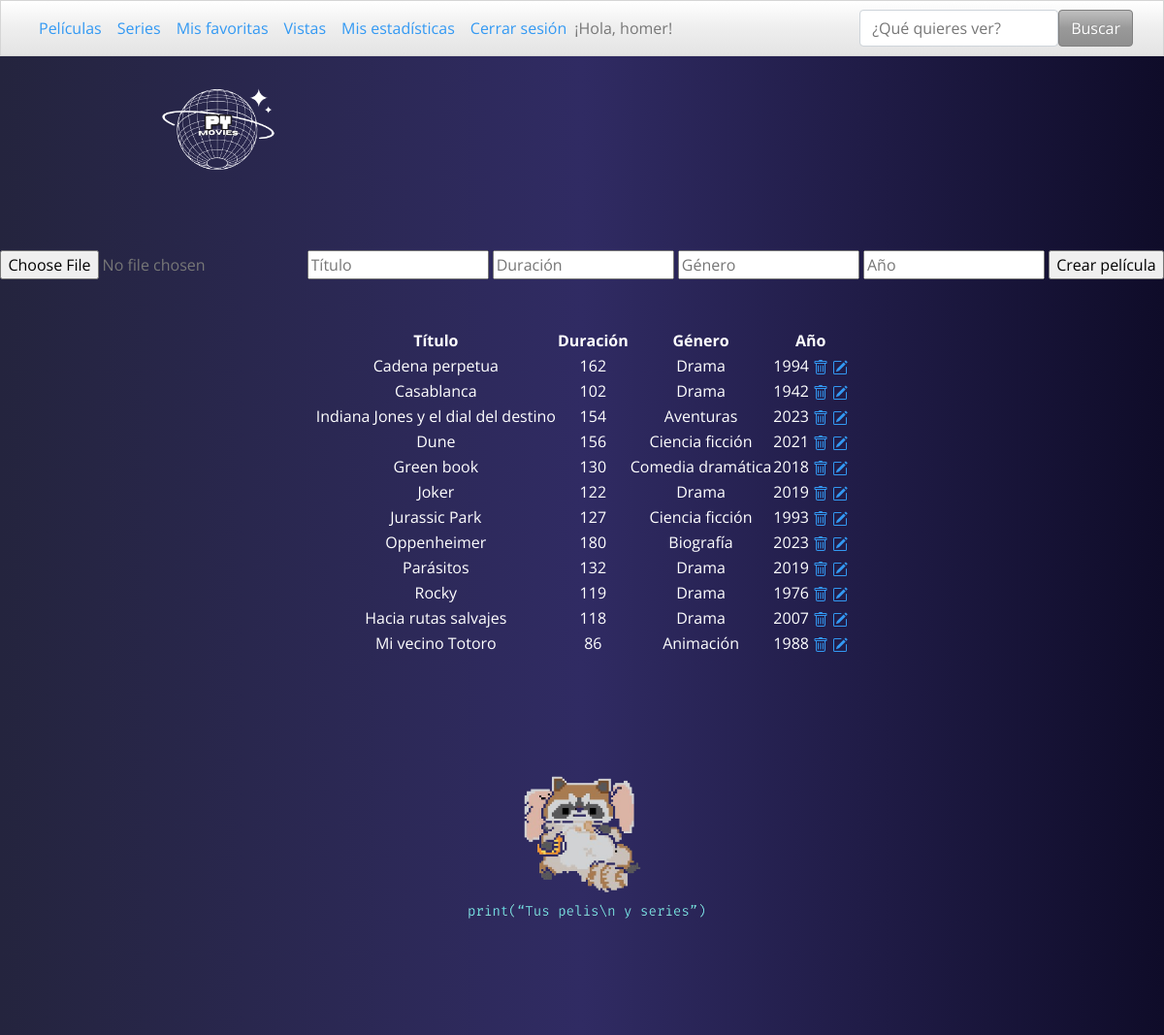
Page /gestion_peliculas (signed in) on the committed database.
### app.py (models this page shows)
class IdUsuario(UserMixin, db.Model):
    id = db.Column(db.Integer, primary_key=True)
    username = db.Column(db.String(150), unique=True, nullable=False)
    password = db.Column(db.String(150), nullable=False)
    favoritas = db.relationship('PeliculaFavorita', backref='IdUsuario', lazy=True)

class Pelicula(db.Model):
    id = db.Column(db.Integer, primary_key=True)
    img = db.Column(db.String, nullable=False)
    nombre_img = db.Column(db.String, nullable=False)
    mimetype = db.Column(db.String, nullable=False)
    titulo = db.Column(db.String, nullable=False)
    duracion = db.Column(db.Integer, nullable=False)
    genero = db.Column(db.String, nullable=False)
    anio = db.Column(db.Integer, nullable=False)
    favoritas = db.relationship('PeliculaFavorita', backref='Pelicula', lazy=True)
    vistas = db.relationship('PeliculaVista', backref='Pelicula', lazy=True)

### app.py (the view, shortened to what this page needs)
@app.route('/gestion_peliculas', methods=['POST', 'GET'])
@login_required
def gestion_peliculas():
    peliculas = Pelicula.query.all()
    return render_template('gestion-peliculas.html', peliculas=peliculas)

### app.py (called while the page is built)
@login_manager.user_loader
def load_user(id_usuario):
    return IdUsuario.query.get(int(id_usuario))

### templates/gestion-peliculas.html (shortened to what this page needs)
{% extends "contents.html" %}
{%block content %}
                    <form class="text-center" action="{{url_for('gestion_peliculas') }}"
                    style="margin-top: 50px" method='POST' enctype='multipart/form-data'>
                        <input type="file" name="imagen"/>
                        <input type="text" name="titulo" placeholder="Título"/>
                        <input type="text" name="duracion" placeholder="Duración"/>
                        <input type="text"  name="genero" placeholder="Género"/>
                        <input type="text"  name="anio" placeholder="Año"/>
                        <input type="submit" value="Crear película"/>
                    </form>
                    <table class="text-center mx-auto text-white" style="margin-top: 50px">
                        <th>Título</th>
                        <th>Duración</th>
                        <th>Género</th>
                        <th>Año</th>
                        {% for pelicula in peliculas %}
                        <tr>
                            <td> {{ pelicula.titulo }} </td>
                            <td> {{ pelicula.duracion }}</td>
                            <td> {{ pelicula.genero }}</td>
                            <td> {{ pelicula.anio }}
                                <a href="{{ url_for('eliminar_pelicula', id=pelicula.id) }}">
                                <a href="{{ url_for ('editar_peliculas', id=pelicula.id) }}">
                            </td>
                                <a/>
                        </tr>
                        {% endfor %}
                    </table>
{% endblock %}

### templates/contents.html (shortened to what this page needs)
<!DOCTYPE html>
<html lang="en">
<head>
    <link href="https://stackpath.bootstrapcdn.com/bootstrap/4.5.2/css/bootstrap.min.css" rel="stylesheet">
    <link rel="stylesheet" href="https://cdn.jsdelivr.net/npm/bootswatch@4.5.2/dist/spacelab/bootstrap.min.css">
    <link rel="stylesheet" href= "{{ url_for('static', filename= 'main.css') }}">
</head>
<body>
    <nav class="navbar navbar-expand-lg bg-light" data-bs-theme="light">
        <div class="container-fluid justify-content-center">
    <div class="collapse navbar-collapse" id="navbarColor04">
      <ul class="navbar-nav">
          <li class="nav-item">
          <a class="nav-link" href="{{ url_for('catalogo_peliculas') }}">Películas</a>
        </li>
        <li class="nav-item">
          <a class="nav-link active" href="{{ url_for('catalogo_series') }}">Series </a>
        </li>
        <li class="nav-item">
          <a class="nav-link" href="{{ url_for('mostrar_favoritas') }}">Mis favoritas</a>
        </li>
        <li class="nav-item">
          <a class="nav-link" href="{{ url_for('mostrar_vistas') }}">Vistas</a>
        </li>
        <li class="nav-item">
          <a class="nav-link" href="{{ url_for('estadisticas') }}">Mis estadísticas</a>
        </li>
        <li class="nav-item">
            <a class="nav-link" href="{{url_for('home') }}">Cerrar sesión</a>
        </li>
        </ul>
        <div>¡Hola, {{ current_user.username }}!</div>
        <form class="d-flex ml-auto" action="{{ url_for('busqueda') }}" method="POST">
        <input class="form-control me-sm-2" type="search" name="busqueda" placeholder="¿Qué quieres ver?">
        <button class="btn btn-secondary my-2 my-sm-0" type="submit">Buscar</button>
      </form>
    </div>
  </div>
</nav>
<p>
    <img src="/static/py2.png" alt="logo" width="150" height="150" style="margin-left: 150px">
</p>
    {% block content %}
    {% endblock %}
    <p style="text-align:center; margin-top: 100px">
        <img src="/static/print2.png" alt="pypanda" width="275" height="275" class="center">
    </p>
</body>
</html>

### static/main.css (style rules this page uses)
body { background: #0f0c29; background: -webkit-linear-gradient(to right, #24243e, #302b63, #0f0c29); background: linear-gradient(to right, #24243e, #302b63, #0f0c29); }
.center { text-align: center; }

### rows in the picture
IdUsuario: username "homer"
Pelicula: titulo "Cadena perpetua", duracion "162", genero "Drama", anio "1994"
Pelicula: titulo "Casablanca", duracion "102", genero "Drama", anio "1942"
Pelicula: titulo "Indiana Jones y el dial del destino", duracion "154", genero "Aventuras", anio "2023"
Pelicula: titulo "Dune", duracion "156", genero "Ciencia ficción", anio "2021"
Pelicula: titulo "Green book", duracion "130", genero "Comedia dramática", anio "2018"
Pelicula: titulo "Joker", duracion "122", genero "Drama", anio "2019"
Pelicula: titulo "Jurassic Park", duracion "127", genero "Ciencia ficción", anio "1993"
Pelicula: titulo "Oppenheimer", duracion "180", genero "Biografía", anio "2023"
Pelicula: titulo "Parásitos", duracion "132", genero "Drama", anio "2019"
Pelicula: titulo "Rocky", duracion "119", genero "Drama", anio "1976"
Pelicula: titulo "Hacia rutas salvajes", duracion "118", genero "Drama", anio "2007"
Pelicula: titulo "Mi vecino Totoro", duracion "86", genero "Animación", anio "1988"
